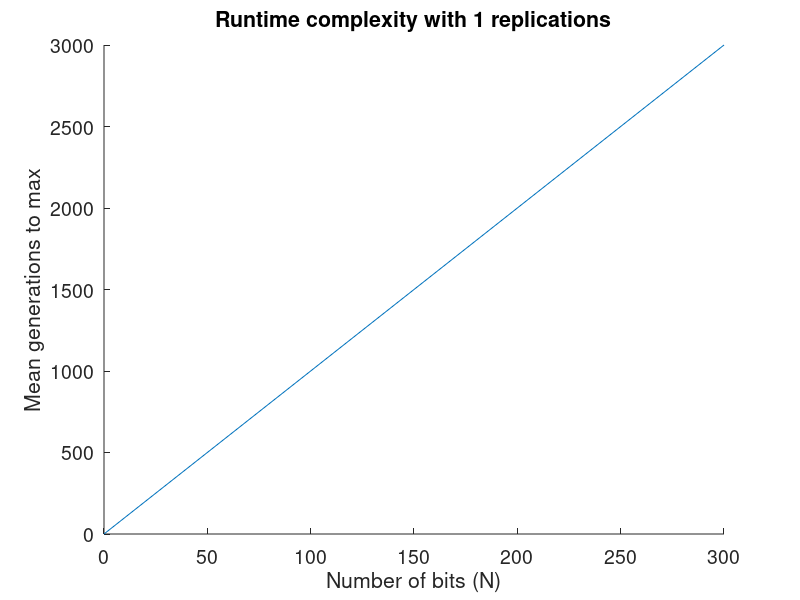

MATLAB code for this plot: (Note: this script raises an error after producing the figure.)
%%%%%%%%%%%%%%%%%%%%%%%%%%%%
% 2. b) Runtime complexity %
%%%%%%%%%%%%%%%%%%%%%%%%%%%%

set (0, "defaultaxesfontname", "Helvetica")
set (0, "defaultaxesfontsize", 14)
set (0, "defaulttextfontname", "Helvetica")
set (0, "defaulttextfontsize", 14) 

minDimensions = 10;
increment = 58;
maxDimensions = 300;

generationsToMaxSum = sparse(maxDimensions, 1);
plotHandels = sparse(maxDimensions, 1);

figure();
hold on;
plot([0, maxDimensions], [0, maxDimensions * 10]);
ylabel("Mean generations to max");
xlabel("Number of bits (N)");
drawnow();

for r = 1:10
  title(["Runtime complexity with ", num2str(r), " replications"]);
  drawnow();
  for N = minDimensions:increment:maxDimensions
    yStart = RandomBinary(0.5, N);
    [~, ~, generationsToMax] = BinaryES(yStart, 1 / N);
    generationsToMaxSum(N) = generationsToMaxSum(N) +  generationsToMax;
    if (r > 1) 
      delete(plotHandels(N));
    endif
    plotHandels(N) = plot(N, generationsToMaxSum(N) / r, "marker", "*");
    drawnow();
  endfor
endfor
hold off;